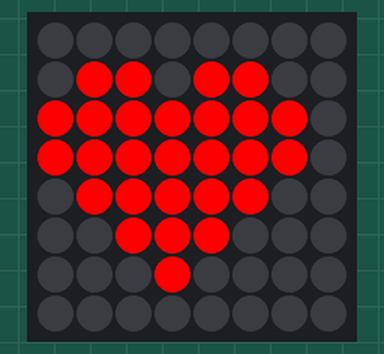
Simulated run of this program. Board: Raspberry Pi (BCM pin numbers) with a Sense HAT. Parts: the Sense HAT's 8×8 RGB LED matrix. At 0.0 s the program stops and its outputs stay as they are.

Above: at 0.1 s.

The program:

heart.py
```python
from sense_hat import SenseHat

sense = SenseHat()
r = (255,0,0)
b = (0,0,0)

# Set up where each color will display
creeper_pixels = [
        b, b, b, b, b, b, b, b,
        b, r, r, b, r, r, b, b,
        r, r, r, r, r, r, r, b,
        r, r, r, r, r, r, r, b,
        b, r, r, r, r, r, b, b,
        b, b, r, r, r, b, b, b,
        b, b, b, r, b, b, b, b,
        b, b, b, b, b, b, b, b
]

# Display these colors on the LED matrix
sense.set_pixels(creeper_pixels)
```
